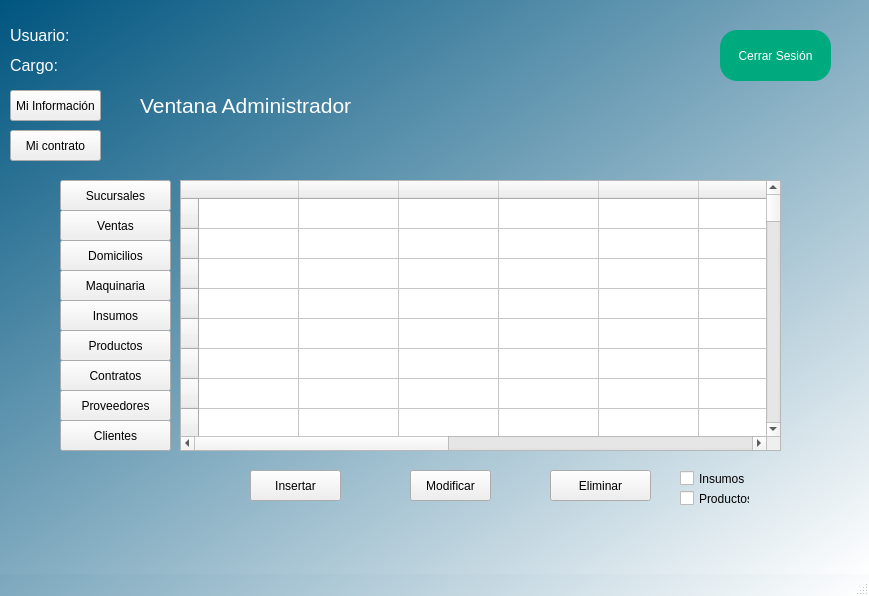
<?xml version="1.0" encoding="UTF-8"?>
<ui version="4.0">
 <class>MainWindow</class>
 <widget class="QMainWindow" name="MainWindow">
  <property name="geometry">
   <rect>
    <x>0</x>
    <y>0</y>
    <width>869</width>
    <height>596</height>
   </rect>
  </property>
  <property name="windowTitle">
   <string>MainWindow</string>
  </property>
  <property name="windowIcon">
   <iconset>
    <normaloff>:/Bkg/Images/Logo.png</normaloff>:/Bkg/Images/Logo.png</iconset>
  </property>
  <property name="styleSheet">
   <string notr="true">QWidget#centralwidget{
	background-color: qlineargradient(spread:pad, x1:0, y1:0, x2:1, y2:1, stop:0 rgba(0, 85, 127, 255), stop:1 rgba(255, 255, 255, 255));
}
QWidget#MainWindow{
	background-color: qlineargradient(spread:pad, x1:0, y1:0, x2:1, y2:1, stop:0 rgba(0, 85, 127, 255), stop:1 rgba(255, 255, 255, 255));
}</string>
  </property>
  <widget class="QWidget" name="centralwidget">
   <widget class="QLabel" name="label">
    <property name="geometry">
     <rect>
      <x>140</x>
      <y>60</y>
      <width>231</width>
      <height>91</height>
     </rect>
    </property>
    <property name="font">
     <font>
      <pointsize>16</pointsize>
     </font>
    </property>
    <property name="text">
     <string>&lt;html&gt;&lt;head/&gt;&lt;body&gt;&lt;p&gt;&lt;span style=&quot; color:#ffffff;&quot;&gt;Ventana Administrador&lt;/span&gt;&lt;/p&gt;&lt;/body&gt;&lt;/html&gt;</string>
    </property>
   </widget>
   <widget class="QLabel" name="usuario_label">
    <property name="geometry">
     <rect>
      <x>10</x>
      <y>20</y>
      <width>231</width>
      <height>31</height>
     </rect>
    </property>
    <property name="font">
     <font>
      <pointsize>12</pointsize>
     </font>
    </property>
    <property name="text">
     <string>&lt;html&gt;&lt;head/&gt;&lt;body&gt;&lt;p&gt;&lt;span style=&quot; color:#ffffff;&quot;&gt;Usuario: &lt;/span&gt;&lt;/p&gt;&lt;/body&gt;&lt;/html&gt;</string>
    </property>
   </widget>
   <widget class="QLabel" name="cargo_label">
    <property name="geometry">
     <rect>
      <x>10</x>
      <y>50</y>
      <width>341</width>
      <height>31</height>
     </rect>
    </property>
    <property name="font">
     <font>
      <pointsize>12</pointsize>
     </font>
    </property>
    <property name="text">
     <string>&lt;html&gt;&lt;head/&gt;&lt;body&gt;&lt;p&gt;&lt;span style=&quot; color:#ffffff;&quot;&gt;Cargo: &lt;/span&gt;&lt;/p&gt;&lt;/body&gt;&lt;/html&gt;</string>
    </property>
   </widget>
   <widget class="QPushButton" name="btn_logout">
    <property name="geometry">
     <rect>
      <x>720</x>
      <y>30</y>
      <width>111</width>
      <height>51</height>
     </rect>
    </property>
    <property name="styleSheet">
     <string notr="true">border-radius:17px;
color: rgb(255, 255, 255);
background-color: rgb(0, 170, 127);
font: 75 10pt &quot;MS Shell Dlg 2&quot;;
</string>
    </property>
    <property name="text">
     <string>Cerrar Sesión</string>
    </property>
   </widget>
   <widget class="QPushButton" name="btn_mi_info">
    <property name="geometry">
     <rect>
      <x>10</x>
      <y>90</y>
      <width>91</width>
      <height>31</height>
     </rect>
    </property>
    <property name="text">
     <string>Mi Información</string>
    </property>
   </widget>
   <widget class="QPushButton" name="btn_mi_contrato">
    <property name="geometry">
     <rect>
      <x>10</x>
      <y>130</y>
      <width>91</width>
      <height>31</height>
     </rect>
    </property>
    <property name="text">
     <string>Mi contrato</string>
    </property>
   </widget>
   <widget class="QLabel" name="password_label">
    <property name="geometry">
     <rect>
      <x>1050</x>
      <y>290</y>
      <width>47</width>
      <height>13</height>
     </rect>
    </property>
    <property name="text">
     <string>TextLabel</string>
    </property>
   </widget>
   <widget class="QLabel" name="user_label">
    <property name="geometry">
     <rect>
      <x>1050</x>
      <y>200</y>
      <width>47</width>
      <height>16</height>
     </rect>
    </property>
    <property name="text">
     <string>user_label</string>
    </property>
   </widget>
   <widget class="QLabel" name="apellido_label">
    <property name="geometry">
     <rect>
      <x>1050</x>
      <y>230</y>
      <width>47</width>
      <height>13</height>
     </rect>
    </property>
    <property name="text">
     <string>TextLabel</string>
    </property>
   </widget>
   <widget class="QLabel" name="nombre_label">
    <property name="geometry">
     <rect>
      <x>1050</x>
      <y>260</y>
      <width>47</width>
      <height>13</height>
     </rect>
    </property>
    <property name="text">
     <string>TextLabel</string>
    </property>
   </widget>
   <widget class="QPushButton" name="btn_maquinaria">
    <property name="geometry">
     <rect>
      <x>60</x>
      <y>270</y>
      <width>111</width>
      <height>31</height>
     </rect>
    </property>
    <property name="text">
     <string>Maquinaria</string>
    </property>
   </widget>
   <widget class="QPushButton" name="btn_domicilios">
    <property name="geometry">
     <rect>
      <x>60</x>
      <y>240</y>
      <width>111</width>
      <height>31</height>
     </rect>
    </property>
    <property name="text">
     <string>Domicilios</string>
    </property>
   </widget>
   <widget class="QPushButton" name="btn_ventas">
    <property name="geometry">
     <rect>
      <x>60</x>
      <y>210</y>
      <width>111</width>
      <height>31</height>
     </rect>
    </property>
    <property name="text">
     <string>Ventas</string>
    </property>
   </widget>
   <widget class="QPushButton" name="btn_contratos">
    <property name="geometry">
     <rect>
      <x>60</x>
      <y>360</y>
      <width>111</width>
      <height>31</height>
     </rect>
    </property>
    <property name="text">
     <string>Contratos</string>
    </property>
   </widget>
   <widget class="QPushButton" name="btn_productos">
    <property name="geometry">
     <rect>
      <x>60</x>
      <y>330</y>
      <width>111</width>
      <height>31</height>
     </rect>
    </property>
    <property name="styleSheet">
     <string notr="true"/>
    </property>
    <property name="text">
     <string>Productos</string>
    </property>
   </widget>
   <widget class="QPushButton" name="btn_insumos">
    <property name="geometry">
     <rect>
      <x>60</x>
      <y>300</y>
      <width>111</width>
      <height>31</height>
     </rect>
    </property>
    <property name="text">
     <string>Insumos</string>
    </property>
   </widget>
   <widget class="QPushButton" name="btn_sucursales">
    <property name="geometry">
     <rect>
      <x>60</x>
      <y>180</y>
      <width>111</width>
      <height>31</height>
     </rect>
    </property>
    <property name="text">
     <string>Sucursales</string>
    </property>
   </widget>
   <widget class="QPushButton" name="btn_proveedores">
    <property name="geometry">
     <rect>
      <x>60</x>
      <y>390</y>
      <width>111</width>
      <height>31</height>
     </rect>
    </property>
    <property name="text">
     <string>Proveedores</string>
    </property>
   </widget>
   <widget class="QPushButton" name="btn_clientes">
    <property name="geometry">
     <rect>
      <x>60</x>
      <y>420</y>
      <width>111</width>
      <height>31</height>
     </rect>
    </property>
    <property name="text">
     <string>Clientes</string>
    </property>
   </widget>
   <widget class="QTableWidget" name="tabla">
    <property name="geometry">
     <rect>
      <x>180</x>
      <y>180</y>
      <width>601</width>
      <height>271</height>
     </rect>
    </property>
    <property name="rowCount">
     <number>70</number>
    </property>
    <row>
     <property name="text">
      <string/>
     </property>
    </row>
    <row>
     <property name="text">
      <string/>
     </property>
    </row>
    <row>
     <property name="text">
      <string/>
     </property>
    </row>
    <row>
     <property name="text">
      <string/>
     </property>
    </row>
    <row>
     <property name="text">
      <string/>
     </property>
    </row>
    <row>
     <property name="text">
      <string/>
     </property>
    </row>
    <row>
     <property name="text">
      <string/>
     </property>
    </row>
    <row>
     <property name="text">
      <string/>
     </property>
    </row>
    <row>
     <property name="text">
      <string/>
     </property>
    </row>
    <row>
     <property name="text">
      <string/>
     </property>
    </row>
    <row>
     <property name="text">
      <string/>
     </property>
    </row>
    <row>
     <property name="text">
      <string/>
     </property>
    </row>
    <row>
     <property name="text">
      <string/>
     </property>
    </row>
    <row>
     <property name="text">
      <string/>
     </property>
    </row>
    <row>
     <property name="text">
      <string/>
     </property>
    </row>
    <row>
     <property name="text">
      <string/>
     </property>
    </row>
    <row>
     <property name="text">
      <string/>
     </property>
    </row>
    <row>
     <property name="text">
      <string/>
     </property>
    </row>
    <row>
     <property name="text">
      <string/>
     </property>
    </row>
    <row>
     <property name="text">
      <string/>
     </property>
    </row>
    <row/>
    <row/>
    <row/>
    <row/>
    <row/>
    <row/>
    <row/>
    <row/>
    <row/>
    <row/>
    <row/>
    <row/>
    <row/>
    <row/>
    <row/>
    <row/>
    <row/>
    <row/>
    <row/>
    <row/>
    <row/>
    <row/>
    <row/>
    <row/>
    <row/>
    <row/>
    <row/>
    <row/>
    <row/>
    <row/>
    <row/>
    <row/>
    <row/>
    <row/>
    <row/>
    <row/>
    <row/>
    <row/>
    <row/>
    <row/>
    <row/>
    <row/>
    <row/>
    <row/>
    <row/>
    <row/>
    <row/>
    <row/>
    <row/>
    <row/>
    <column>
     <property name="text">
      <string/>
     </property>
    </column>
    <column>
     <property name="text">
      <string/>
     </property>
    </column>
    <column>
     <property name="text">
      <string/>
     </property>
    </column>
    <column>
     <property name="text">
      <string/>
     </property>
    </column>
    <column>
     <property name="text">
      <string/>
     </property>
    </column>
    <column>
     <property name="text">
      <string/>
     </property>
    </column>
    <column>
     <property name="text">
      <string/>
     </property>
    </column>
    <column>
     <property name="text">
      <string/>
     </property>
    </column>
    <column>
     <property name="text">
      <string/>
     </property>
    </column>
    <column>
     <property name="text">
      <string/>
     </property>
    </column>
    <column>
     <property name="text">
      <string/>
     </property>
    </column>
   </widget>
   <widget class="QCheckBox" name="insumos_check">
    <property name="geometry">
     <rect>
      <x>680</x>
      <y>470</y>
      <width>91</width>
      <height>17</height>
     </rect>
    </property>
    <property name="text">
     <string>Insumos</string>
    </property>
   </widget>
   <widget class="QCheckBox" name="productos_check">
    <property name="geometry">
     <rect>
      <x>680</x>
      <y>490</y>
      <width>70</width>
      <height>17</height>
     </rect>
    </property>
    <property name="text">
     <string>Productos</string>
    </property>
   </widget>
   <widget class="QPushButton" name="btn_eliminar">
    <property name="geometry">
     <rect>
      <x>550</x>
      <y>470</y>
      <width>101</width>
      <height>31</height>
     </rect>
    </property>
    <property name="text">
     <string>Eliminar</string>
    </property>
   </widget>
   <widget class="QPushButton" name="btn_insertar">
    <property name="geometry">
     <rect>
      <x>250</x>
      <y>470</y>
      <width>91</width>
      <height>31</height>
     </rect>
    </property>
    <property name="text">
     <string>Insertar</string>
    </property>
   </widget>
   <widget class="QPushButton" name="btn_modificar">
    <property name="geometry">
     <rect>
      <x>410</x>
      <y>470</y>
      <width>81</width>
      <height>31</height>
     </rect>
    </property>
    <property name="text">
     <string>Modificar</string>
    </property>
   </widget>
  </widget>
  <widget class="QStatusBar" name="statusbar"/>
 </widget>
 <resources/>
 <connections/>
</ui>
